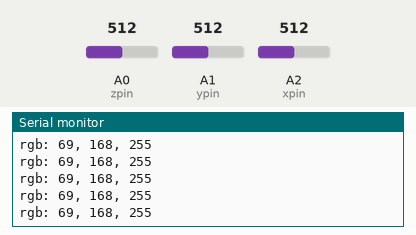
This sketch was run on a simulated Arduino Uno, built with avr-gcc and run on an emulated ATmega328P. On the bench: the last lines printed to the serial monitor. Inputs (shaded band) come from the test bench; at power-on: A0 (zpin) = 512, A1 (ypin) = 512, A2 (xpin) = 512.

Above: at 1.2 s.
1.3 s: A0 (zpin) set to 420
At 1.41 s:
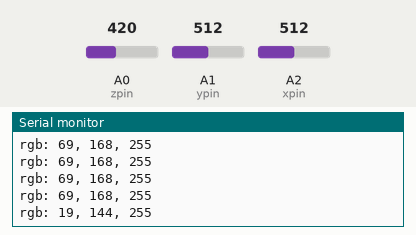
2.8 s: A1 (ypin) set to 420
At 2.81 s:
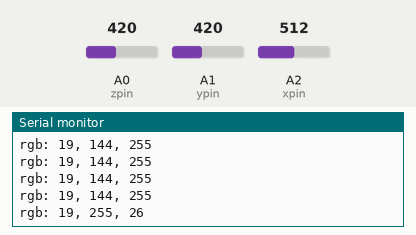
4.3 s: A2 (xpin) set to 420
At 4.31 s:
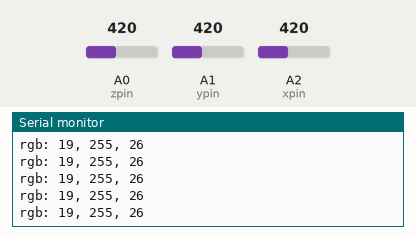
5.8 s: A0 (zpin) set to 440
At 5.82 s:
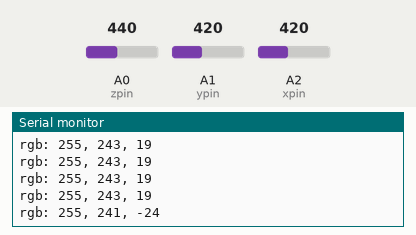
7.3 s: A1 (ypin) set to 440
At 7.33 s:
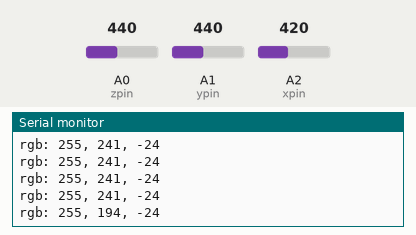
8.8 s: A2 (xpin) set to 440
At 8.83 s:
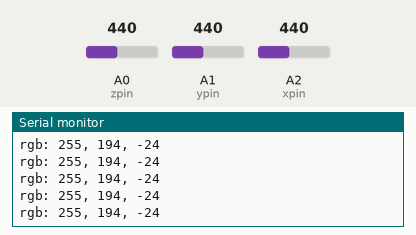
Timing chart, 0 to 11.3 s (numbered marks = the images above; inputs shaded):
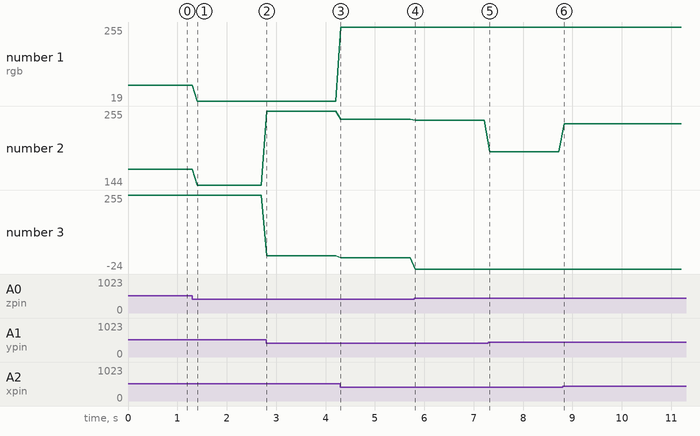

Measured:
- after the input at 1.3 s, the serial monitor: prints a new line after 0.11 s (image 1)
- after the input at 2.8 s, the serial monitor: prints a new line at once (image 2)
- after the input at 5.8 s, the serial monitor: prints a new line at once (image 4)
- after the input at 7.3 s, the serial monitor: prints a new line at once (image 5)
- plotted number 1: 69 → 19 after the input at 1.3 s
- plotted number 2: 168 → 144 after the input at 1.3 s, 255 → 243 after the input at 4.3 s, 243 → 241 after the input at 5.8 s, 241 → 194 after the input at 7.3 s, 194 → 236 after the input at 8.8 s
- plotted number 3: 255 → 26 after the input at 2.8 s, 19 → -24 after the input at 5.8 s

The sketch:

accelerometerHue2RGB.ino
```cpp
const int xpin = A2;
const int ypin = A1;
const int zpin = A0;

// Raw Ranges:
// initialize to mid-range and allow calibration to
// find the minimum and maximum for each axis
int xRawMin = 410;
int xRawMax = 625;
int yRawMin = 395;
int yRawMax = 620;
int zRawMin = 430;
int zRawMax = 655;
int xRaw = 0;
int yRaw = 0;
int zRaw = 0;

//float accels[3] = {0.0,0.0,0.0};

// Take multiple samples to reduce noise
const int sampleSize = 10;

int hue = 0;
int saturation = 255;
int value = 255;
int rgbColor[]={0,0,0};

void setup() {
  Serial.begin(9600);
}

void loop() {
  xRaw = ReadAxis(xpin);
  yRaw = ReadAxis(ypin);
  zRaw = ReadAxis(zpin);

  //show the current x,y,z raw data
  //showRawData();

  //check the max and min of xyzAxises
  //AutoCalibrate(xRaw, yRaw, zRaw);

  long xAngle = map(xRaw, xRawMin, xRawMax, -180, 180);
  long yAngle = map(yRaw, yRawMin, yRawMax, -180, 180);
  long zAngle = map(zRaw, zRawMin, zRawMax, -180, 180);
  /*
  Serial.print("xAngle: ");
  Serial.print(xAngle);
  Serial.print(" | yAngle: ");
  Serial.print(yAngle);
  Serial.print(" | zAngle: ");
  Serial.println(zAngle);
  //*/


  //get the value of saturation
  long saturationFloat;
  if(zAngle < 0){
    saturationFloat= map(zAngle,-180,0,0,255);
  }else{
    saturationFloat= map(zAngle,0,180,255,0);
  }
  saturation = (int)saturationFloat;
  /*
  Serial.print("saturation: ");
  Serial.print(saturation);
  Serial.print("|  ");
  */

  //get the hue value
  float angle = atan2(yAngle,xAngle) * (180/PI);
  if(angle < 0) angle = 180+angle;
  float hueValue = map(angle, 0, 180.0, 0, 259);
  hue = (int)hueValue;
  //Serial.print("angle1: ");
  //Serial.print(angle);
  /*
  Serial.print("hue: ");
  Serial.print(hue);
  Serial.print("|  ");
  */

  //get RGB value from the hue value and saturation value.
  getRGB(hue,saturation,value,rgbColor);
  ///*
  Serial.print("rgb: ");
  Serial.print(rgbColor[0]);
  Serial.print(", ");
  Serial.print(rgbColor[1]);
  Serial.print(", ");
  Serial.print(rgbColor[2]);
  Serial.println(" ");
  //*/

  // delay before next reading:
  delay(100);
}

int ReadAxis(int axisPin)
{
  long reading = 0;
  analogRead(axisPin);
  delay(1);
  for (int i = 0; i < sampleSize; i++)
  {
    reading += analogRead(axisPin);
  }
  return reading / sampleSize;
}
```

AutoCalibrate.ino
```cpp
void AutoCalibrate(int xRaw, int yRaw, int zRaw)
{
  //Serial.println("Calibrate");
  if (xRaw < xRawMin)
  {
    xRawMin = xRaw;
  }
  if (xRaw > xRawMax)
  {
    xRawMax = xRaw;
  }

  if (yRaw < yRawMin)
  {
    yRawMin = yRaw;
  }
  if (yRaw > yRawMax)
  {
    yRawMax = yRaw;
  }

  if (zRaw < zRawMin)
  {
    zRawMin = zRaw;
  }
  if (zRaw > zRawMax)
  {
    zRawMax = zRaw;
  }
}
```

RawData_xyz.ino
```cpp
void showRawData(){
  // print the sensor values:
  Serial.print("x: ");
  Serial.print(xRaw);
//  Serial.print(analogRead(xpin));
  Serial.print("/");
  Serial.print(xRawMin);
  Serial.print(",");
  Serial.print(xRawMax);
  // print a tab between values:
  Serial.print("\t");
  Serial.print("y: ");
  //Serial.print(analogRead(ypin));
  Serial.print(yRaw);
  Serial.print("/");
  Serial.print(yRawMin);
  Serial.print(",");
  Serial.print(yRawMax);
  // print a tab between values:
  Serial.print("\t");
  Serial.print("z: ");
  //Serial.print(analogRead(zpin));
  Serial.print(zRaw);
  Serial.print("/");
  Serial.print(zRawMin);
  Serial.print(",");
  Serial.print(zRawMax);
  Serial.println();
}
```

getRGB.ino
```cpp
//credits to http://log.liminastudio.com/itp/physical-computing/arduino-controlling-an-rgb-led-by-hue


void getRGB(int hue, int sat, int val, int colors[3]) {
  // hue: 0-259, sat: 0-255, val (lightness): 0-255
  int r, g, b, base;

  if (sat == 0) { // Achromatic color (gray).
    colors[0]=val;
    colors[1]=val;
    colors[2]=val;
  } else  {
    base = ((255 - sat) * val)>>8;
    switch(hue/60) {
      case 0:
        r = val;
        g = (((val-base)*hue)/60)+base;
        b = base;
        break;
      case 1:
        r = (((val-base)*(60-(hue%60)))/60)+base;
        g = val;
        b = base;
        break;
      case 2:
        r = base;
        g = val;
        b = (((val-base)*(hue%60))/60)+base;
        break;
      case 3:
        r = base;
        g = (((val-base)*(60-(hue%60)))/60)+base;
        b = val;
        break;
      case 4:
        r = (((val-base)*(hue%60))/60)+base;
        g = base;
        b = val;
        break;
      case 5:
        r = val;
        g = base;
        b = (((val-base)*(60-(hue%60)))/60)+base;
        break;
    }
    colors[0]=r;
    colors[1]=g;
    colors[2]=b;
  }
}
```
